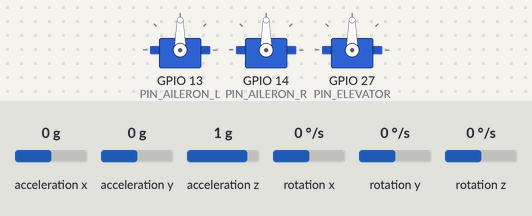
Simulated run of this sketch. Board: ESP32. On the bench: 3 × servo. Wiring (inferred from the names in the program): MPU-6050 motion sensor at I2C address 0x68. Inputs (shaded band) come from the test bench; at power-on: acceleration x 0 g, acceleration y 0 g, rotation y 0 °/s, rotation x 0 °/s, acceleration z 1 g, rotation z 0 °/s.

Above: at 1.2 s.
1.3 s: acceleration x set to -1.4 g
At 1.9 s:
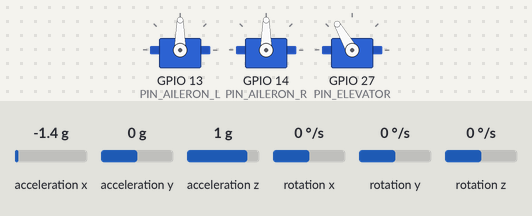
3.1 s: acceleration y set to -0.8 g
At 5.2 s:
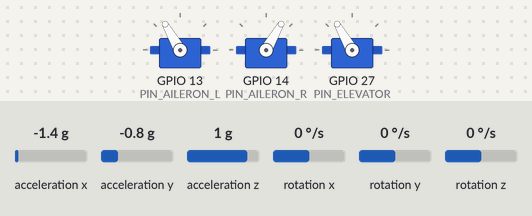
6.1 s: acceleration x set to 0 g
At 8.9 s:
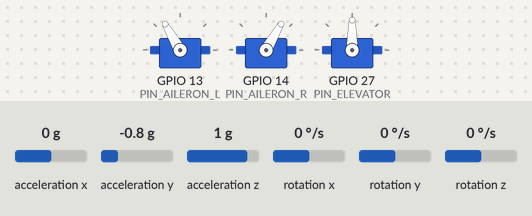
9.1 s: acceleration y set to 0.8 g
At 11.0 s:
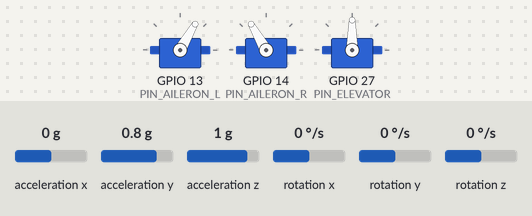
12.1 s: rotation y set to -192 °/s
At 12.6 s:
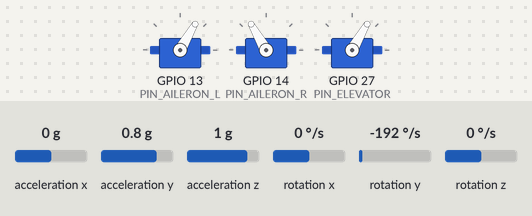
13.6 s: rotation x set to -192 °/s
At 15.1 s:
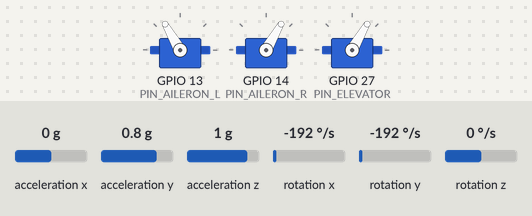
Timing chart, 0 to 16.2 s (numbered marks = the images above; inputs shaded):
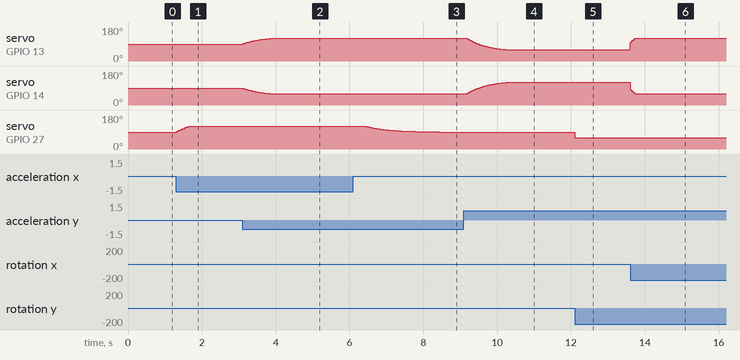

Measured:
- after the input at 1.3 s, servo on GPIO 27 (PIN_ELEVATOR): moves from 90° to 120° over 0.35 s, starting at once
- after the input at 3.1 s, servo on GPIO 13 (PIN_AILERON_L): moves from 90° to 120° over 0.74 s, starting at once; servo on GPIO 14 (PIN_AILERON_R): moves from 90° to 60° over 0.72 s, starting at once
- after the input at 6.1 s, servo on GPIO 27 (PIN_ELEVATOR): moves from 120° to 90° over 2.0 s, starting after 0.36 s
- after the input at 9.1 s, servo on GPIO 13 (PIN_AILERON_L): moves from 120° to 60° over 1.0 s, starting after 0.07 s; servo on GPIO 14 (PIN_AILERON_R): moves from 60° to 120° over 1.1 s, starting after 0.09 s
- after the input at 12.1 s, servo on GPIO 27 (PIN_ELEVATOR): 90° → 60° at once
- after the input at 13.6 s, servo on GPIO 13 (PIN_AILERON_L): 60° → 120° at once; servo on GPIO 14 (PIN_AILERON_R): 120° → 60° at once

The sketch:

03_auto_level_mpu6050.ino
```cpp
// Station 3 - auto-level: an MPU6050 IMU measures tilt, the ESP32 steers the
// aileron and elevator servos to bring the plane back to level.
// Wiring: MPU6050 VCC->3V3, GND->GND, SDA->GPIO21, SCL->GPIO22.
// Check the sign of roll/pitch for YOUR mounting direction before flying!
#include <Wire.h>
#include <ESP32Servo.h>

const uint8_t MPU_ADDR = 0x68;
const int PIN_AILERON_L = 13, PIN_AILERON_R = 14, PIN_ELEVATOR = 27;
const float MAX_DEFLECTION = 30.0f;
const float KP_ROLL = 0.035f, KD_ROLL = 0.008f;     // tune on the bench
const float KP_PITCH = 0.040f, KD_PITCH = 0.010f;

Servo aileronL, aileronR, elevator;
float roll = 0, pitch = 0;           // degrees (complementary filter)
float rollRate = 0, pitchRate = 0;   // degrees per second (gyro)
unsigned long lastUs = 0;

bool readImu(float &ax, float &ay, float &az, float &gx, float &gy) {
  Wire.beginTransmission(MPU_ADDR);
  Wire.write(0x3B);                             // first accelerometer register
  if (Wire.endTransmission(false) != 0) return false;
  if (Wire.requestFrom(MPU_ADDR, (uint8_t)14, (bool)true) != 14) return false;
  int16_t v[7];
  for (int i = 0; i < 7; i++) {
    int16_t hi = Wire.read();
    int16_t lo = Wire.read();
    v[i] = (int16_t)((hi << 8) | (lo & 0xFF));  // ax ay az temp gx gy gz
  }
  ax = v[0] / 16384.0f; ay = v[1] / 16384.0f; az = v[2] / 16384.0f;
  gx = v[4] / 131.0f;   gy = v[5] / 131.0f;
  return true;
}

void writeSurface(Servo &s, float cmd) {
  cmd = constrain(cmd, -1.0f, 1.0f);
  s.write((int)(90.0f + MAX_DEFLECTION * cmd));
}

void setup() {
  Serial.begin(115200);
  Wire.begin(21, 22);
  Wire.beginTransmission(MPU_ADDR);
  Wire.write(0x6B); Wire.write(0x00);           // wake the MPU6050 up
  Wire.endTransmission(true);

  ESP32PWM::allocateTimer(0);
  ESP32PWM::allocateTimer(1);
  ESP32PWM::allocateTimer(2);
  aileronL.setPeriodHertz(50);
  aileronR.setPeriodHertz(50);
  elevator.setPeriodHertz(50);
  aileronL.attach(PIN_AILERON_L, 500, 2500);
  aileronR.attach(PIN_AILERON_R, 500, 2500);
  elevator.attach(PIN_ELEVATOR, 500, 2500);
  lastUs = micros();
}

void loop() {
  float ax, ay, az, gx, gy;
  if (readImu(ax, ay, az, gx, gy)) {
    unsigned long now = micros();
    float dt = (now - lastUs) / 1e6f;
    lastUs = now;

    float accRoll  = atan2f(ay, az) * RAD_TO_DEG;
    float accPitch = atan2f(-ax, sqrtf(ay * ay + az * az)) * RAD_TO_DEG;
    rollRate = gx; pitchRate = gy;
    roll  = 0.98f * (roll  + gx * dt) + 0.02f * accRoll;    // complementary filter
    pitch = 0.98f * (pitch + gy * dt) + 0.02f * accPitch;
  }

  // PD control: fight the tilt (P) and the speed of the tilt (D)
  float rollCmd  = constrain(-(roll  * KP_ROLL  + rollRate  * KD_ROLL),  -1.0f, 1.0f);
  float pitchCmd = constrain(-(pitch * KP_PITCH + pitchRate * KD_PITCH), -1.0f, 1.0f);

  writeSurface(aileronL,  rollCmd);
  writeSurface(aileronR, -rollCmd);
  writeSurface(elevator, -pitchCmd);
  delay(10);                                    // ~100 Hz
}
```
